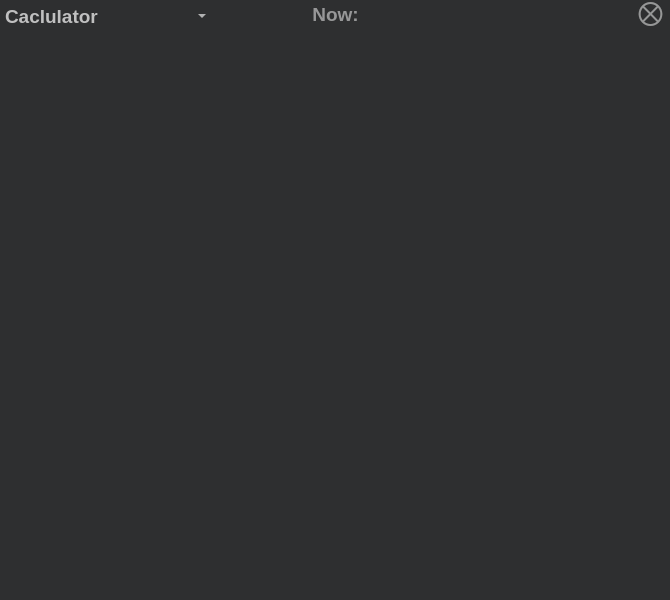
<?xml version="1.0" encoding="UTF-8"?>
<ui version="4.0">
 <class>MainWindow</class>
 <widget class="QMainWindow" name="MainWindow">
  <property name="windowModality">
   <enum>Qt::WindowModal</enum>
  </property>
  <property name="geometry">
   <rect>
    <x>0</x>
    <y>0</y>
    <width>670</width>
    <height>600</height>
   </rect>
  </property>
  <property name="sizePolicy">
   <sizepolicy hsizetype="Fixed" vsizetype="Fixed">
    <horstretch>0</horstretch>
    <verstretch>0</verstretch>
   </sizepolicy>
  </property>
  <property name="minimumSize">
   <size>
    <width>670</width>
    <height>600</height>
   </size>
  </property>
  <property name="maximumSize">
   <size>
    <width>670</width>
    <height>600</height>
   </size>
  </property>
  <property name="baseSize">
   <size>
    <width>800</width>
    <height>600</height>
   </size>
  </property>
  <property name="palette">
   <palette>
    <active>
     <colorrole role="WindowText">
      <brush brushstyle="SolidPattern">
       <color alpha="255">
        <red>254</red>
        <green>253</green>
        <blue>255</blue>
       </color>
      </brush>
     </colorrole>
     <colorrole role="Base">
      <brush brushstyle="SolidPattern">
       <color alpha="255">
        <red>44</red>
        <green>45</green>
        <blue>46</blue>
       </color>
      </brush>
     </colorrole>
     <colorrole role="Window">
      <brush brushstyle="SolidPattern">
       <color alpha="255">
        <red>33</red>
        <green>33</green>
        <blue>33</blue>
       </color>
      </brush>
     </colorrole>
    </active>
    <inactive>
     <colorrole role="WindowText">
      <brush brushstyle="SolidPattern">
       <color alpha="255">
        <red>208</red>
        <green>208</green>
        <blue>208</blue>
       </color>
      </brush>
     </colorrole>
     <colorrole role="Base">
      <brush brushstyle="SolidPattern">
       <color alpha="255">
        <red>46</red>
        <green>47</green>
        <blue>48</blue>
       </color>
      </brush>
     </colorrole>
     <colorrole role="Window">
      <brush brushstyle="SolidPattern">
       <color alpha="255">
        <red>46</red>
        <green>47</green>
        <blue>48</blue>
       </color>
      </brush>
     </colorrole>
    </inactive>
    <disabled>
     <colorrole role="WindowText">
      <brush brushstyle="SolidPattern">
       <color alpha="96">
        <red>164</red>
        <green>166</green>
        <blue>168</blue>
       </color>
      </brush>
     </colorrole>
     <colorrole role="Base">
      <brush brushstyle="SolidPattern">
       <color alpha="255">
        <red>33</red>
        <green>33</green>
        <blue>33</blue>
       </color>
      </brush>
     </colorrole>
     <colorrole role="Window">
      <brush brushstyle="SolidPattern">
       <color alpha="255">
        <red>33</red>
        <green>33</green>
        <blue>33</blue>
       </color>
      </brush>
     </colorrole>
    </disabled>
   </palette>
  </property>
  <property name="font">
   <font>
    <family>Helvetica</family>
    <pointsize>14</pointsize>
    <bold>true</bold>
   </font>
  </property>
  <property name="windowTitle">
   <string>Hoshi Hullen</string>
  </property>
  <property name="windowOpacity">
   <double>0.930000000000000</double>
  </property>
  <property name="dockOptions">
   <set>QMainWindow::AnimatedDocks</set>
  </property>
  <widget class="QWidget" name="centralwidget">
   <property name="minimumSize">
    <size>
     <width>0</width>
     <height>600</height>
    </size>
   </property>
   <property name="maximumSize">
    <size>
     <width>16777215</width>
     <height>600</height>
    </size>
   </property>
   <widget class="QPushButton" name="BTNclose">
    <property name="geometry">
     <rect>
      <x>630</x>
      <y>0</y>
      <width>41</width>
      <height>31</height>
     </rect>
    </property>
    <property name="font">
     <font>
      <family>.AppleSystemUIFont</family>
      <pointsize>25</pointsize>
      <bold>false</bold>
     </font>
    </property>
    <property name="styleSheet">
     <string notr="true">QPushButton {
   border: 2px gray ;
   background-color: rgba(0, 0, 0, 0.0);
   color: rgba(255, 255, 255, 0.5);
}
QPushButton:pressed {
    background-color: qlineargradient(x1: 0, y1: 0, x2: 0, y2: 1,
                                      stop: 0 #404040 stop: 1 #686868);
}</string>
    </property>
    <property name="text">
     <string>⊗</string>
    </property>
    <property name="shortcut">
     <string>Alt+F4</string>
    </property>
    <property name="autoRepeatDelay">
     <number>100</number>
    </property>
   </widget>
   <widget class="QComboBox" name="Main_menu">
    <property name="geometry">
     <rect>
      <x>0</x>
      <y>0</y>
      <width>211</width>
      <height>32</height>
     </rect>
    </property>
    <property name="font">
     <font>
      <family>.AppleSystemUIFont</family>
      <pointsize>14</pointsize>
      <bold>true</bold>
      <kerning>false</kerning>
     </font>
    </property>
    <property name="styleSheet">
     <string notr="true">QComboBox {
	background-color: rgba(0, 0, 0, 0.0);
	color: rgba(255, 255, 255, 0.7);
	border: 1px solid rgba(255, 255, 255, 0);
	alternate-background-color: rgba(0, 0, 0, 0);
	selection-background-color: rgba(80, 80, 80, 128);
}</string>
    </property>
    <property name="frame">
     <bool>true</bool>
    </property>
    <item>
     <property name="text">
      <string>Caclulator</string>
     </property>
    </item>
    <item>
     <property name="text">
      <string>Credit calculator</string>
     </property>
    </item>
    <item>
     <property name="text">
      <string>Investment calculator</string>
     </property>
    </item>
   </widget>
   <widget class="QWidget" name="verticalLayoutWidget">
    <property name="geometry">
     <rect>
      <x>0</x>
      <y>30</y>
      <width>671</width>
      <height>1671</height>
     </rect>
    </property>
    <layout class="QVBoxLayout" name="layout">
     <property name="sizeConstraint">
      <enum>QLayout::SetDefaultConstraint</enum>
     </property>
    </layout>
   </widget>
   <widget class="QLabel" name="TimeDateNow">
    <property name="geometry">
     <rect>
      <x>0</x>
      <y>-1</y>
      <width>671</width>
      <height>31</height>
     </rect>
    </property>
    <property name="styleSheet">
     <string notr="true">color: rgba(255, 255, 255, 128);</string>
    </property>
    <property name="text">
     <string>Now:</string>
    </property>
    <property name="alignment">
     <set>Qt::AlignCenter</set>
    </property>
   </widget>
   <zorder>TimeDateNow</zorder>
   <zorder>BTNclose</zorder>
   <zorder>Main_menu</zorder>
   <zorder>verticalLayoutWidget</zorder>
  </widget>
 </widget>
 <resources/>
 <connections>
  <connection>
   <sender>BTNclose</sender>
   <signal>clicked()</signal>
   <receiver>MainWindow</receiver>
   <slot>close()</slot>
   <hints>
    <hint type="sourcelabel">
     <x>110</x>
     <y>118</y>
    </hint>
    <hint type="destinationlabel">
     <x>164</x>
     <y>171</y>
    </hint>
   </hints>
  </connection>
 </connections>
</ui>
